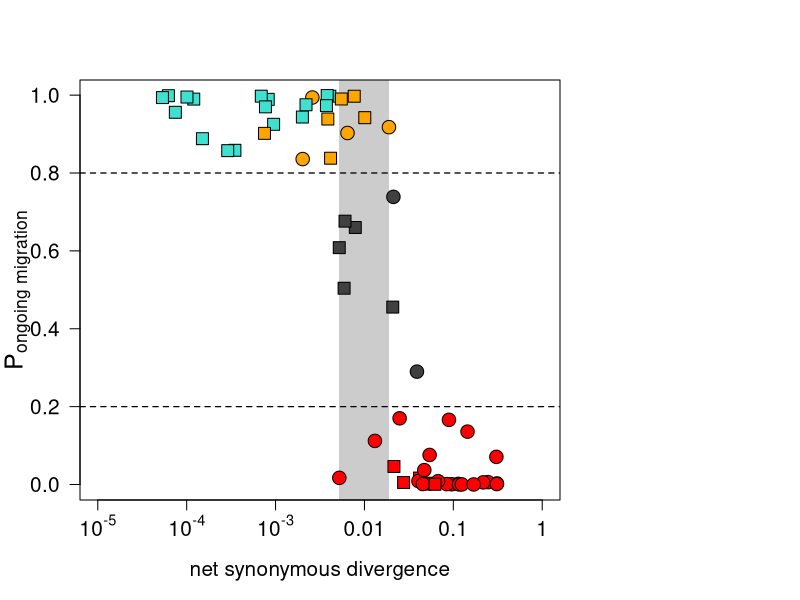

Recreate this plot in R.
library(shape)
HH = read.table("migHetero_NHetero.txt", h=T)
st = read.table("species_statues.txt",h=T)

paste_tmp = function(a, b){
	return(paste(as.character(a), as.character(b),sep="_"))
}

name_st = NULL
for(i in 1:nrow(st)){
	name_st = c(name_st, paste_tmp(st[i,1], st[i,2]))
}
st = cbind(st, name_st)
st = st[,c(4,3)]

name_HH = NULL
for(i in 1:nrow(st)){
	name_HH = c(name_HH, paste_tmp(HH[i,1], HH[i,2]))
}
HH = cbind(HH, name_HH)

HH = merge(HH, st, by.x=ncol(HH), by.y=1)[,-1] 

bilanHH = HH$pIMHomov1 + HH$pIMHomov2 + HH$pSCHomov1 + HH$pSCHomov2 + HH$pIMHeterov1 + HH$pIMHeterov2 + HH$pSCHeterov1 + HH$pSCHeterov2 + HH$pPanmixiav1 + HH$pPanmixiav2


tmp = rep(NA, length(bilanHH))
tmp[which(bilanHH>=0.8)] = "Migration"
tmp[which(bilanHH<.2)] = "NoMigration"
bilanHH = tmp

pmig_HH = HH$pIMHomov1 + HH$pIMHomov2 + HH$pSCHomov1 + HH$pSCHomov2 + HH$pIMHeterov1 + HH$pIMHeterov2 + HH$pSCHeterov1 + HH$pSCHeterov2 + HH$pPanmixiav1 + HH$pPanmixiav2

# plot MHetero_NHetero
dev.new(width=9, height=5)
par(las=2, mar=c(5,4,4,12))
plot(log10(HH$netdivAB_avg), pmig_HH, ylab ="" , xlab = "net synonymous divergence", col = "white", cex.lab = 1.25, xaxt = "n", yaxt = "n", xlim=c(log10(1e-5), log10(1)), cex.axis=1.25)
par(las=3)
mtext(side=2, text=expression(P["ongoing migration"]), line=2.25, cex=1.5)
par(las=1)
axis(side = 1, at = c(0, -1, -2, -3, -4, -5), labels = c(1, 0.1, 0.01, expression(paste("10"^"-3")), expression(paste("10"^"-4")) , expression(paste("10"^"-5"))), cex.axis=1.25)
axis(side = 2, at = c(0, 0.2, 0.4, 0.6, 0.8, 1), cex.axis=1.25)

div_NA = log10(sort(HH[is.na(bilanHH),]$netdivAB_avg))
div_Mig = log10(sort(HH[which(bilanHH=="Migration"),]$netdivAB_avg))
div_NoMig = log10(sort(HH[which(bilanHH=="NoMigration"),]$netdivAB_avg))
xA1 = div_NoMig[1]
xB1 = div_Mig[length(div_Mig)]

rect(xA1, -1, xB1, 2, col = rgb(0, 0, 0, 0.2), border=NA)
abline(h=c(0.2, 0.8), lty=2, lwd=1.25)

par(las=1)
# formes des points en fonction du statu d'espces
formes = rep(0, nrow(HH))
formes[which(HH$status == 0)] = 22 
formes[which(HH$status == 0.5)] = 22
formes[which(HH$status == 1)] = 21

# couleurs en fonction de NHetero, MHetero, NHomo, MHomo.
couleurs = rep(0, nrow(HH))
heteroM = apply(HH[,grep("Hetero", colnames(HH))], FUN="sum", MARGIN=1)

heteroN = apply(HH[,grep("v2", colnames(HH))], FUN="sum", MARGIN=1)

#homoM_homoN: species with homogeneity for both introgression and Ne
couleurs[which(pmig_HH>= 0.8 & heteroM >= 0.8)] = "orange"
couleurs[which(pmig_HH>= 0.8 & heteroM <= 0.8)] = "turquoise"
couleurs[which(pmig_HH<= 0.2)] = "red"
couleurs[which(pmig_HH> 0.2 & pmig_HH<0.8)] = grey(0.25)

points(log10(HH$netdivAB_avg), pmig_HH, pch=formes, col="black", bg=couleurs, cex=1.8)

dev.print(pdf, "figure4.pdf", bg="white")
dev.off()

